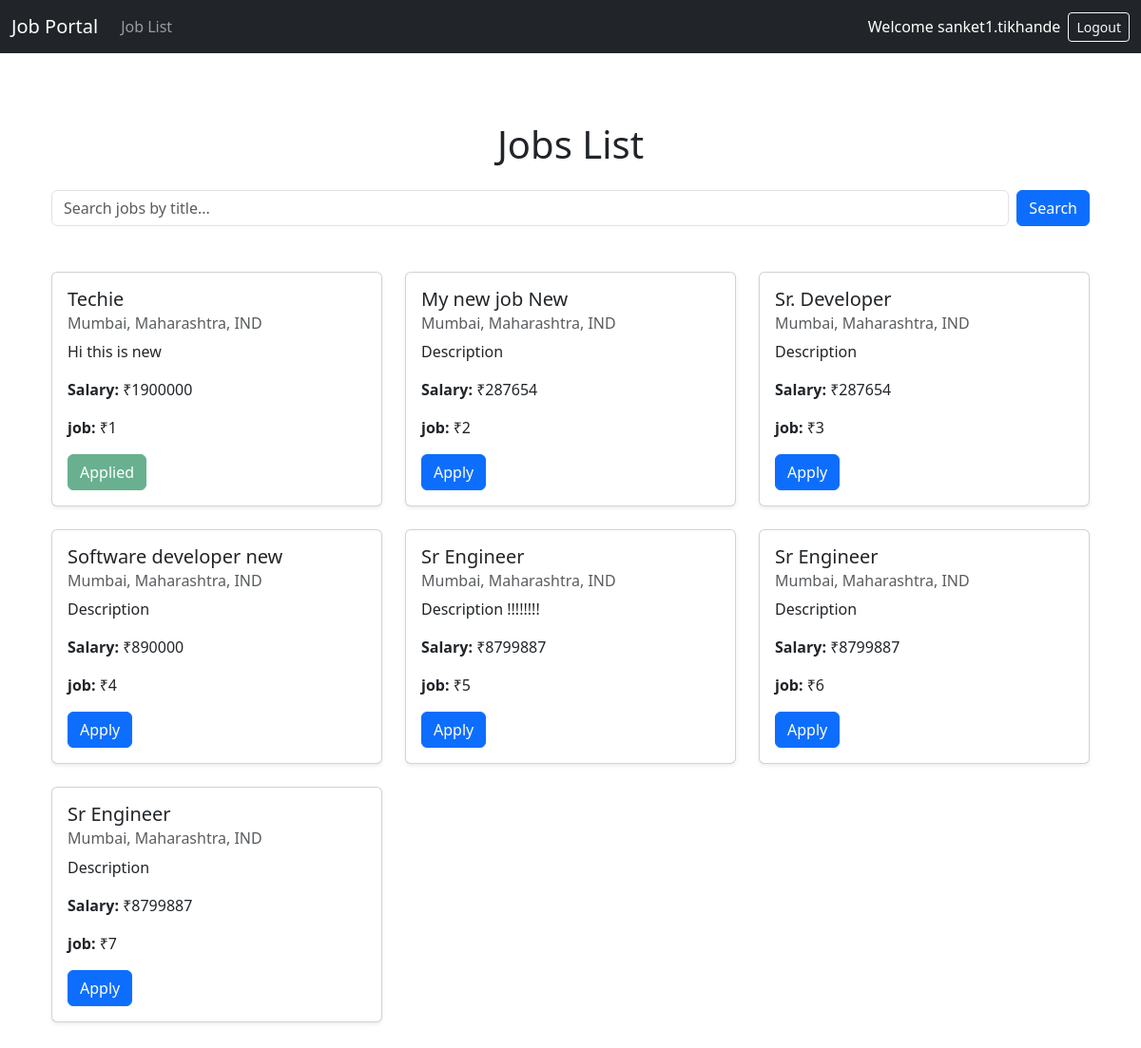
The page /jobs/job_list/ (signed in) on the database its author committed.
### jobs/models.py (models this page shows)
class Job(models.Model):
    title = models.CharField(max_length=200)
    description = models.TextField()
    salary = models.IntegerField()
    location = models.CharField(max_length=100)
    category = models.CharField(max_length=100)
    company = models.CharField(max_length=100)
    posted_by = models.ForeignKey(User, on_delete=models.CASCADE)

### jobs/views.py (the view)
# urls.py: path('job_list/', views.job_list, name='job_list'),         # for applicants
@login_required
def job_list(request):
    query = request.GET.get('q', '')
    user = request.user
    profile = Profile.objects.get(user=user)
    jobs_qs = Job.objects.filter(posted_by=request.user)
    using_dummy_data = not jobs_qs.exists()
    applied_job_ids = UserJob.objects.filter(user=user).values_list('job_id', flat=True)
    print(f"applied_job_ids: {applied_job_ids}")
    if using_dummy_data:
        jobs = [
            {
                 'id': 11,
                'title': 'Software Developer',
                'description': 'Develop and maintain software applications.',
                'salary': '8,00,000',
                'location': 'Mumbai, India'
            },
            {
                 'id': 112,
                'title': 'Full Stack Developer',
                'description': 'Work on frontend and backend systems.',
                'salary': '10,00,000',
                'location': 'Bangalore, India'
            },
        ]
        if query:
             filtered = [job for job in jobs if query.lower() in job['title'].lower()]
             jobsList = filtered if filtered else jobs  # fallback to all jobs if none matched
        else:
            jobsList = Job.objects.all() or jobs
    else:
        if query:
            jobsList = jobs_qs.filter(title__icontains=query)
        else:
            jobsList = jobs_qs
    return render(request, 'jobs/job_list.html', {
        'jobs': jobsList,
        'profile': profile,
        'query': query,
        'applied_job_ids':applied_job_ids,
    })

### accounts/context_processors.py (called while the page is built)
def user_profile(request):
    profile = None
    if request.user.is_authenticated:
        profile, created = Profile.objects.get_or_create(user=request.user)
    return {'user_profile': profile}

### jobs/templates/jobs/job_list.html (shortened to what this page needs)
{% extends "accounts/base.html" %} {% block content %}
<div class="container py-5">
  <h1 class="mb-4 text-center">Jobs List</h1>
  <form method="GET" class="d-flex mb-5" role="search">
    <input
      class="form-control me-2"
      type="search"
      placeholder="Search jobs by title..."
      name="q"
      value="{{ query }}"
    />
    <button class="btn btn-primary" type="submit">Search</button>
  </form>
  <div class="row">
    {% for job in jobs %}
    <div class="col-md-6 col-lg-4 mb-4">
      <div class="card shadow-sm h-100">
        <div class="card-body">
          <h5 class="card-title">{{ job.title }}</h5>
          <h6 class="card-subtitle mb-2 text-muted">{{ job.location }}</h6>
          <p class="card-text">{{ job.description }}</p>
          <p class="card-text"><strong>Salary:</strong> ₹{{ job.salary }}</p>
          <p class="card-text"><strong>job:</strong> ₹{{ job.id }}</p>
          {% if user.is_authenticated and profile.user_type == "recruiter" %}
          <a href="{% url 'job_edit' job.id %}" class="btn btn-primary">Edit</a>
          {% else %} {% if job.id in applied_job_ids %}
          <button class="btn btn-success" disabled>Applied</button>
          {% else %} {% if job.id %}
          <form method="POST" action="{% url 'apply_job' job.id %}">
            <button class="btn btn-primary">Apply</button>
          </form>
          {% else %}
          <span class="text-danger">Invalid Job</span>
          {% endif %} {% endif %} {% endif %}
        </div>
      </div>
    </div>
    {% endfor %}
  </div>
</div>
{% endblock %}

### accounts/templates/accounts/base.html (shortened to what this page needs)
<!DOCTYPE html>
<html lang="en">
  <head>
    <link
      href="https://cdn.jsdelivr.net/npm/bootstrap@5.3.3/dist/css/bootstrap.min.css"
      rel="stylesheet"
    />
  </head>
  <body>
    <nav class="navbar navbar-expand-lg navbar-dark bg-dark mb-4">
      <div class="container-fluid">
        <a class="navbar-brand" href="{% url 'job_list' %}">Job Portal</a>
        <div class="collapse navbar-collapse" id="navbarNav">
          <ul class="navbar-nav me-auto">
            {% if user.is_authenticated and profile.user_type == "recruiter" %}
            <li class="nav-item navbar-text">
              <a class="nav-link" href="{% url 'job_list' %}"
                >Manage Listings</a
              >
            </li>
            <li class="nav-item navbar-text">
              <a class="nav-link" href="{% url 'job_create' %}">Post a Job</a>
            </li>
            {% else %}
            <li class="nav-item">
              <a class="nav-link" href="{% url 'job_list' %}">Job List</a>
            </li>
            {% endif %}
          </ul>
          <ul class="navbar-nav ms-auto">
            {% if user.is_authenticated %}
            <li class="nav-item d-flex align-items-center">
              <span class="navbar-text text-white me-2"
                >Welcome {{ user.username }}</span
              >
              <a class="btn btn-outline-light btn-sm" href="{% url 'logout' %}"
                >Logout</a
              >
            </li>
            {% else %}
            <li class="nav-item">
              <a class="nav-link" href="{% url 'login' %}">Login</a>
            </li>
            {% endif %}
          </ul>
        </div>
      </div>
    </nav>
    <div class="container">{% block content %}{% endblock %}</div>
  </body>
</html>

### rows shown on the page
Job: title "Techie", location "Mumbai, Maharashtra, IND", description "Hi this is new", salary "1900000", id "1", shows "Applied"
Job: title "My new job New", location "Mumbai, Maharashtra, IND", description "Description", salary "287654", id "2", shows "Apply"
Job: title "Sr. Developer", location "Mumbai, Maharashtra, IND", description "Description", salary "287654", id "3", shows "Apply"
Job: title "Software developer new", location "Mumbai, Maharashtra, IND", description "Description", salary "890000", id "4", shows "Apply"
Job: title "Sr Engineer", location "Mumbai, Maharashtra, IND", description "Description !!!!!!!!", salary "8799887", id "5", shows "Apply"
Job: title "Sr Engineer", location "Mumbai, Maharashtra, IND", description "Description", salary "8799887", id "6", shows "Apply"
Job: title "Sr Engineer", location "Mumbai, Maharashtra, IND", description "Description", salary "8799887", id "7", shows "Apply"

### other values the page prints
{{ user.username }} "sanket1.tikhande"
